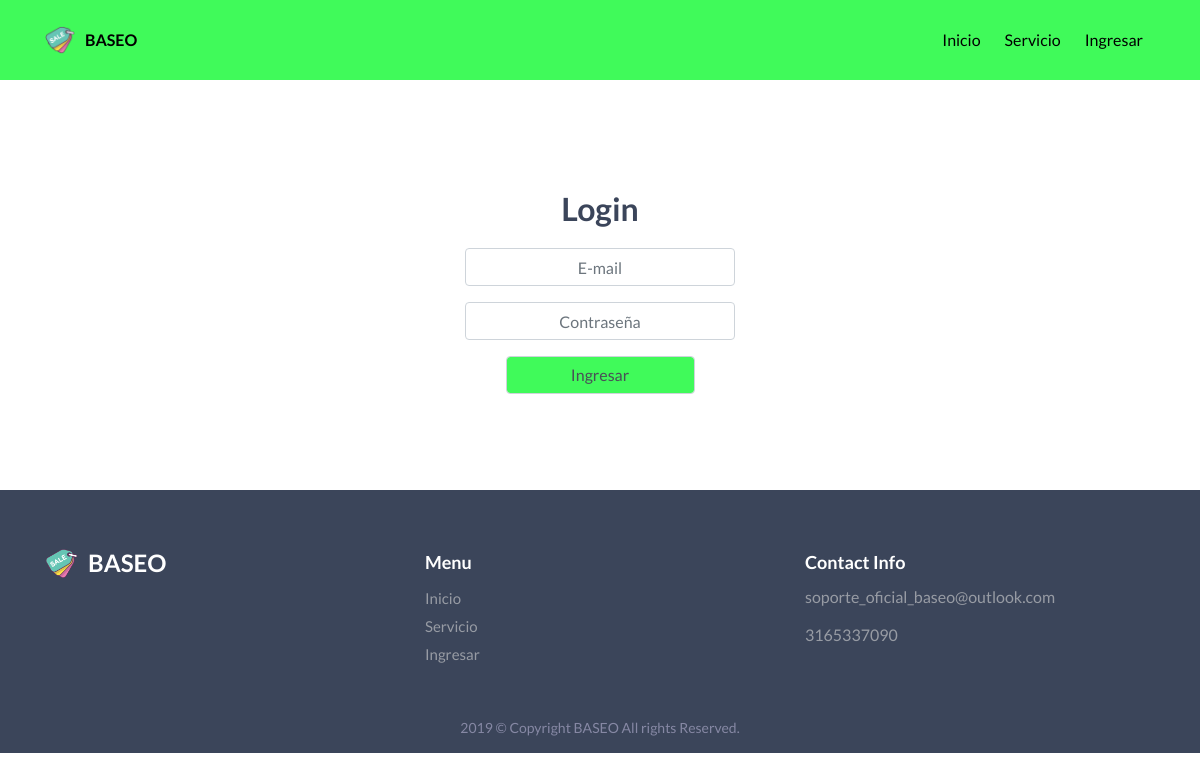
The app's page /index.php/login, older data.
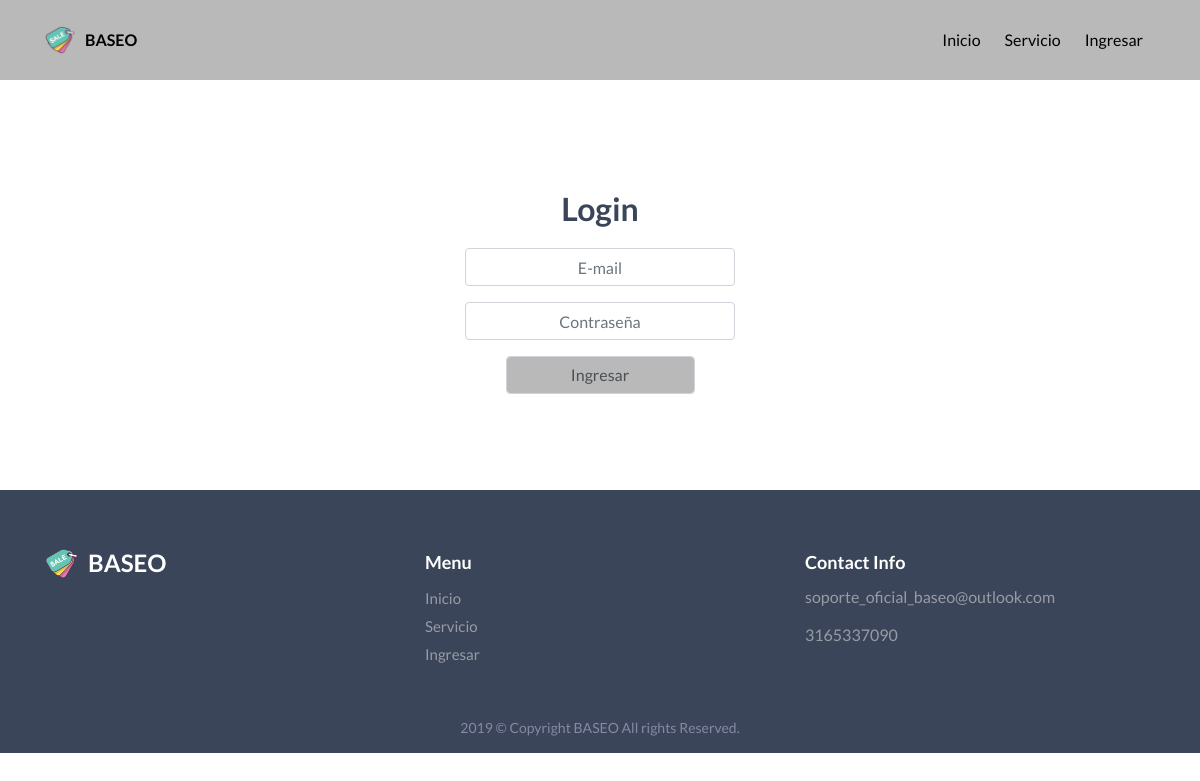
The same page, newer data.
### application/controllers/Login.php (called while the page is built, shortened)
<?php
class Login extends CI_Controller {
  function __construct(){
    $this->load->model('model_header');
    $this->load->model('model_login');
  }
  public function index()
  {
    $header['head']=$this->model_header->consultOficial(1);
    $this->load->view('header',$header);
    $this->load->view('view_login');
    $this->load->view('footer',$header);
  }
}

### index.php (called while the page is built, shortened)
<?php
require_once BASEPATH.'core/CodeIgniter.php';

### application/models/Model_header.php (called while the page is built, shortened)
<?php
class Model_header extends CI_Model {
  public function consultOficial($id){
    $sql="SELECT * FROM baseo_oficial WHERE id='$id'";
    $query=$this->db->query($sql);
    return $query->row();
  }
}

### application/views/view_login.php (the view, shortened to what this page needs)
<!DOCTYPE html>
<html lang="en">
<head>
</head>
<body data-spy="scroll" data-target=".navbar-default" data-offset="100">
  <section id="home" class="hero">
    <div class="slide-home">
      <div class="slide-item">
        <div class="container">
          <div class="row hero-padd">
            <div class="col-md-6 col-12 col-sm-6 ml-auto mr-auto">
              <div class="hero-text">
                <center><h2>Login</h2></center>
                <form action="<?= base_url(); ?>index.php/login/validar" method="post">
                  <div class="form-group">
                    <center><input style="width:50%;text-align: center" type="email" name="user" class="form-control" placeholder="E-mail" required></center>
                  </div>
                  <div class="form-group">
                    <center><input style="width:50%;text-align: center" type="password" name="pass" class="form-control" placeholder="Contraseña" required></center>
                  </div>
                  <div class="form-group">
                    <center><input type="submit" class="form-control" value="Ingresar" style="width:35%;background-color: <?= $head->nav_bg; ?>"></center>
                  </div>
                </form>
              </div>
            </div>
          </div>
        </div>
      </div>
    </div>
  </section>
</body>
</html>

Row changes from the older to the newer data that the page shows:
changed baseo_oficial "BASEO": nav_bg "#40FA5A" → "#B9B9B9" (drawn)
